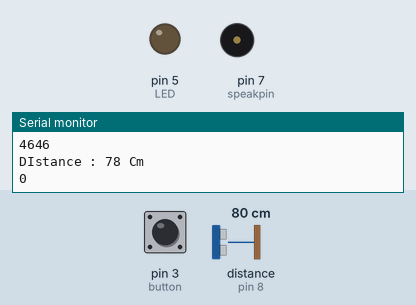
A sketch run on a simulated Arduino Uno, built with avr-gcc and run on an emulated ATmega328P. On the bench: output pins drawn as LEDs (lit = HIGH), buzzer (waves = sounding), the last lines printed to the serial monitor. Wiring (inferred from the names in the program): ultrasonic range finder: trigger pin 9; echo pin 8. The test bench sets the inputs (shaded band); at power-on: distance to the obstacle (sensor on pin 8) 80 cm, pin 3 (button) LOW. The echo pulse lasts 58.3 µs per cm; pins used as bus, display or sensor lines are not drawn.

Above: at 1.2 s.
1.3 s: distance to the obstacle (sensor on pin 8) set to 36 cm
2.8 s: distance to the obstacle (sensor on pin 8) set to 31 cm
At 3.6 s:
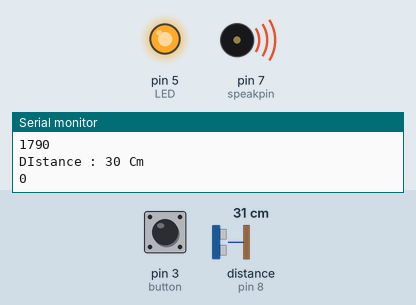
4.5 s: pin 3 (button) pulled HIGH for 1 s
At 5.4 s:
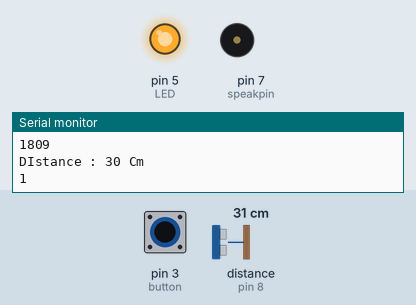
7.0 s: pin 3 (button) pulled HIGH for 3.2 s
At 11.4 s:
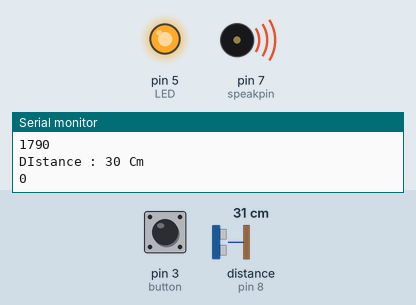
11.7 s: distance to the obstacle (sensor on pin 8) set to 23 cm
At 12.7 s:
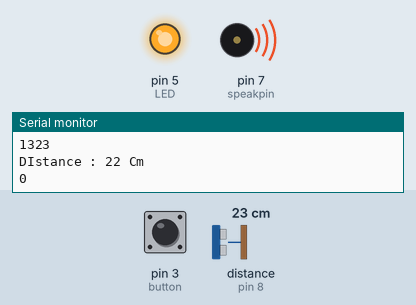
14.7 s: distance to the obstacle (sensor on pin 8) set to 19 cm
At 16.4 s:
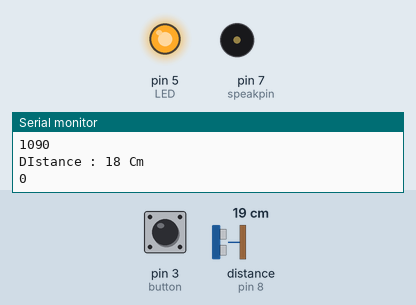
Timing chart, 0 to 17.6 s (numbered marks = the images above; inputs shaded):
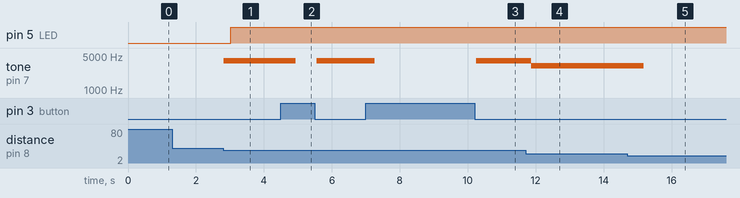

The sketch:

Pinao+LED+button_Ultrasonic_.ino
```cpp
#define TRIG 9 //TRIG 초음파 보냄
#define ECHO 8 //ECHO 초음파 받음
#define speakpin 7
#define LED 5
#define button 3
int note[] = {2093,2349,2637,2793,3136,3520,3951,4186};


void setup() {

  Serial.begin(9600); //PC모니터로 센서값을 확인을 위한 시리얼 통신
  pinMode(TRIG, OUTPUT); //초음파를 보낸다.
  pinMode(ECHO, INPUT);  //초음파를 받는다.

  pinMode(LED,OUTPUT);  //    LED핀 번호
  pinMode(button,INPUT); // button핀 번호

}

void loop()
{
  long duration, distance;

  digitalWrite(TRIG, LOW);
  delayMicroseconds(2); //delay보다 짧은 것
  digitalWrite(TRIG, HIGH);
  delayMicroseconds(10);
  digitalWrite(TRIG, LOW);

  duration = pulseIn (ECHO, HIGH); //초음파의 시간
  distance = duration * 17 / 1000; //초음파센서의 거리값 및 계산값 [CM]

  Serial.println(duration);
  Serial.print("\nDIstance : "); //초음파의 시간

  Serial.print(distance);
  Serial.println(" Cm"); //초음파센서의 거리값 및 계산값 [CM]

  int Button = digitalRead(button);
  Serial.println(Button);

  if(Button == 1){
    if (4 < distance && distance <= 8){
      tone(speakpin,note[0],500);
      delay(200);
      digitalWrite(LED,HIGH);
      delay(100);
    }
    if (8 < distance && distance <= 12){
      tone(speakpin,note[1],500);
      delay(200);
      digitalWrite(LED,LOW);
      delay(100);
    }
    if (12 < distance && distance <= 16){
      tone(speakpin,note[2],500);
      delay(200);
      digitalWrite(LED,HIGH);
      delay(100);
    }
    if (16 < distance && distance <= 20){
      tone(speakpin,note[3],500);
      delay(200);
      digitalWrite(LED,LOW);
      delay(100);
    }
  }else{
    if (20 < distance && distance <= 24){
      tone(speakpin,note[4],500);
      delay(200);
      digitalWrite(LED,HIGH);
      delay(100);
      }
    if (24 < distance && distance <= 28){
      tone(speakpin,note[5],500);
      delay(200);
      digitalWrite(LED,LOW);
      delay(100);
      }
     if (28 < distance && distance <= 32){
      tone(speakpin,note[6],500);
      delay(200);
      digitalWrite(LED,HIGH);
      delay(100);
      }
     if (0 < distance && distance <= 4){
      tone(speakpin,note[7],500);
      delay(200);
      digitalWrite(LED,LOW);
      delay(100);
     }
  }

  delay(100); //0.1초마다 측정값을 보여줍니다.
}
```

Measured:
- the behaviour switches between 34 and 33 cm on distance to the obstacle (sensor on pin 8) (found by bisection; images 0 and 1)
- the behaviour switches between 22 and 21 cm on distance to the obstacle (sensor on pin 8) (found by bisection; images 4 and 5)
- after the input at 2.8 s, pin 5 (LED): LOW → HIGH after 0.22 s; tone on pin 7 (speakpin): silent → 3951 Hz at once
- after the input at 4.5 s, tone on pin 7 (speakpin): 3951 Hz → silent after 0.43 s, → 3951 Hz 0.62 s later
- after the input at 7.0 s, tone on pin 7 (speakpin): 3951 Hz → silent after 0.27 s, → 3951 Hz 3.0 s later
- after the input at 11.7 s, tone on pin 7 (speakpin): 3951 Hz → 3136 Hz after 0.17 s
- after the input at 14.7 s, tone on pin 7 (speakpin): 3136 Hz → silent after 0.48 s
